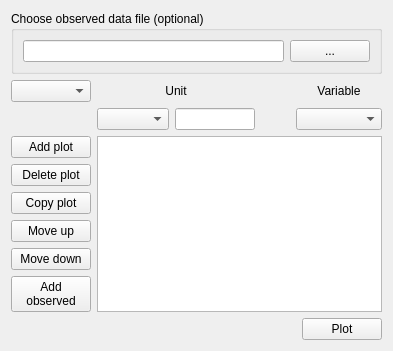
            <widget class="QWidget" name="plotTab">
             <attribute name="title">
              <string>&amp;Plots</string>
             </attribute>
             <layout class="QGridLayout" name="gridLayout_3">
              <item row="0" column="0" colspan="6">
               <widget class="QGroupBox" name="observedFileBox">
                <property name="title">
                 <string>Choose observed data file (optional)</string>
                </property>
                <layout class="QGridLayout" name="gridLayout">
                 <item row="0" column="0">
                  <widget class="QLineEdit" name="observedFileEdit"/>
                 </item>
                 <item row="0" column="1">
                  <widget class="QPushButton" name="observedFileButton">
                   <property name="text">
                    <string>...</string>
                   </property>
                  </widget>
                 </item>
                </layout>
               </widget>
              </item>
              <item row="2" column="1">
               <widget class="QComboBox" name="unitPlot">
                <property name="toolTip">
                 <string>Select a subbasin for the currently selected plot.</string>
                </property>
               </widget>
              </item>
              <item row="2" column="2">
               <widget class="QLineEdit" name="unitEdit">
                <property name="sizePolicy">
                 <sizepolicy hsizetype="Fixed" vsizetype="Fixed">
                  <horstretch>0</horstretch>
                  <verstretch>0</verstretch>
                 </sizepolicy>
                </property>
                <property name="maximumSize">
                 <size>
                  <width>80</width>
                  <height>16777215</height>
                 </size>
                </property>
               </widget>
              </item>
              <item row="2" column="3">
               <spacer name="horizontalSpacer_4">
                <property name="orientation">
                 <enum>Qt::Horizontal</enum>
                </property>
                <property name="sizeType">
                 <enum>QSizePolicy::Preferred</enum>
                </property>
                <property name="sizeHint" stdset="0">
                 <size>
                  <width>29</width>
                  <height>20</height>
                 </size>
                </property>
               </spacer>
              </item>
              <item row="2" column="4" colspan="2">
               <widget class="QComboBox" name="variablePlot">
                <property name="sizePolicy">
                 <sizepolicy hsizetype="Expanding" vsizetype="Fixed">
                  <horstretch>0</horstretch>
                  <verstretch>0</verstretch>
                 </sizepolicy>
                </property>
                <property name="toolTip">
                 <string>Select the current plot's variable.</string>
                </property>
               </widget>
              </item>
              <item row="3" column="0">
               <widget class="QPushButton" name="addPlot">
                <property name="toolTip">
                 <string>Add a plot using the current scenario, ouput table, subbasin, HRU and variables.</string>
                </property>
                <property name="text">
                 <string>Add plot</string>
                </property>
               </widget>
              </item>
              <item row="3" column="1" rowspan="6" colspan="5">
               <widget class="QTableWidget" name="tableWidget">
                <property name="horizontalScrollBarPolicy">
                 <enum>Qt::ScrollBarAlwaysOff</enum>
                </property>
                <property name="editTriggers">
                 <set>QAbstractItemView::NoEditTriggers</set>
                </property>
                <property name="tabKeyNavigation">
                 <bool>false</bool>
                </property>
                <property name="showDropIndicator" stdset="0">
                 <bool>false</bool>
                </property>
                <property name="dragDropOverwriteMode">
                 <bool>false</bool>
                </property>
                <property name="cornerButtonEnabled">
                 <bool>false</bool>
                </property>
                <property name="columnCount">
                 <number>4</number>
                </property>
                <attribute name="horizontalHeaderVisible">
                 <bool>false</bool>
                </attribute>
                <attribute name="horizontalHeaderDefaultSectionSize">
                 <number>90</number>
                </attribute>
                <attribute name="verticalHeaderVisible">
                 <bool>false</bool>
                </attribute>
                <attribute name="verticalHeaderDefaultSectionSize">
                 <number>23</number>
                </attribute>
                <column/>
                <column/>
                <column/>
                <column/>
               </widget>
              </item>
              <item row="4" column="0">
               <widget class="QPushButton" name="deletePlot">
                <property name="toolTip">
                 <string>Delete the currently selected plot.</string>
                </property>
                <property name="text">
                 <string>Delete plot</string>
                </property>
               </widget>
              </item>
              <item row="5" column="0">
               <widget class="QPushButton" name="copyPlot">
                <property name="toolTip">
                 <string>Copy the current selected plot.</string>
                </property>
                <property name="text">
                 <string>Copy plot</string>
                </property>
               </widget>
              </item>
              <item row="6" column="0">
               <widget class="QPushButton" name="upPlot">
                <property name="toolTip">
                 <string>Move the selected plot up 1 place.</string>
                </property>
                <property name="text">
                 <string>Move up</string>
                </property>
               </widget>
              </item>
              <item row="7" column="0">
               <widget class="QPushButton" name="downPlot">
                <property name="toolTip">
                 <string>Move the selected plot down 1 place.</string>
                </property>
                <property name="text">
                 <string>Move down</string>
                </property>
               </widget>
              </item>
              <item row="8" column="0">
               <widget class="QPushButton" name="addObserved">
                <property name="toolTip">
                 <string>Add a plot from the obeserved data file.</string>
                </property>
                <property name="text">
                 <string>Add 
observed</string>
                </property>
               </widget>
              </item>
              <item row="9" column="0" colspan="5">
               <spacer name="horizontalSpacer_3">
                <property name="orientation">
                 <enum>Qt::Horizontal</enum>
                </property>
                <property name="sizeHint" stdset="0">
                 <size>
                  <width>40</width>
                  <height>20</height>
                 </size>
                </property>
               </spacer>
              </item>
              <item row="9" column="5">
               <widget class="QPushButton" name="plotButton">
                <property name="toolTip">
                 <string>Save the data for the plots in the table in a comma-separated values (csv)  file and open SWATGraph on the csv file.</string>
                </property>
                <property name="text">
                 <string>Plot</string>
                </property>
               </widget>
              </item>
              <item row="1" column="1" colspan="2">
               <widget class="QLabel" name="unitLabel">
                <property name="text">
                 <string>Unit</string>
                </property>
                <property name="alignment">
                 <set>Qt::AlignCenter</set>
                </property>
               </widget>
              </item>
              <item row="1" column="4" colspan="2">
               <widget class="QLabel" name="label_13">
                <property name="text">
                 <string>Variable</string>
                </property>
                <property name="alignment">
                 <set>Qt::AlignCenter</set>
                </property>
               </widget>
              </item>
              <item row="1" column="0">
               <widget class="QComboBox" name="plotType">
                <property name="currentText">
                 <string/>
                </property>
               </widget>
              </item>
             </layout>
            </widget>
